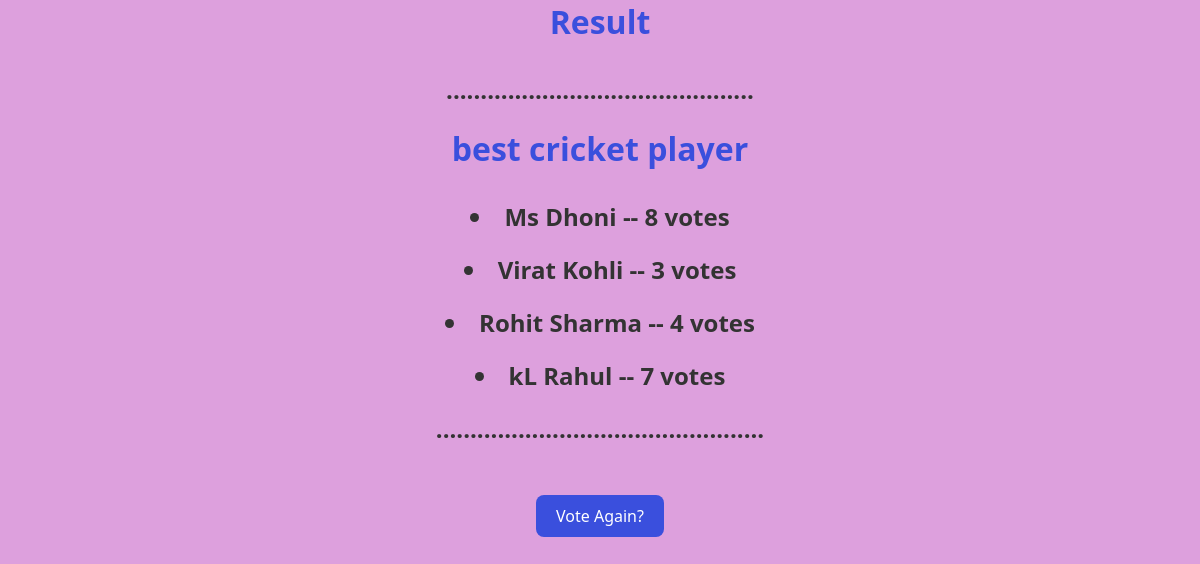
/polls/1/results/, run on an earlier commit of the app's database.
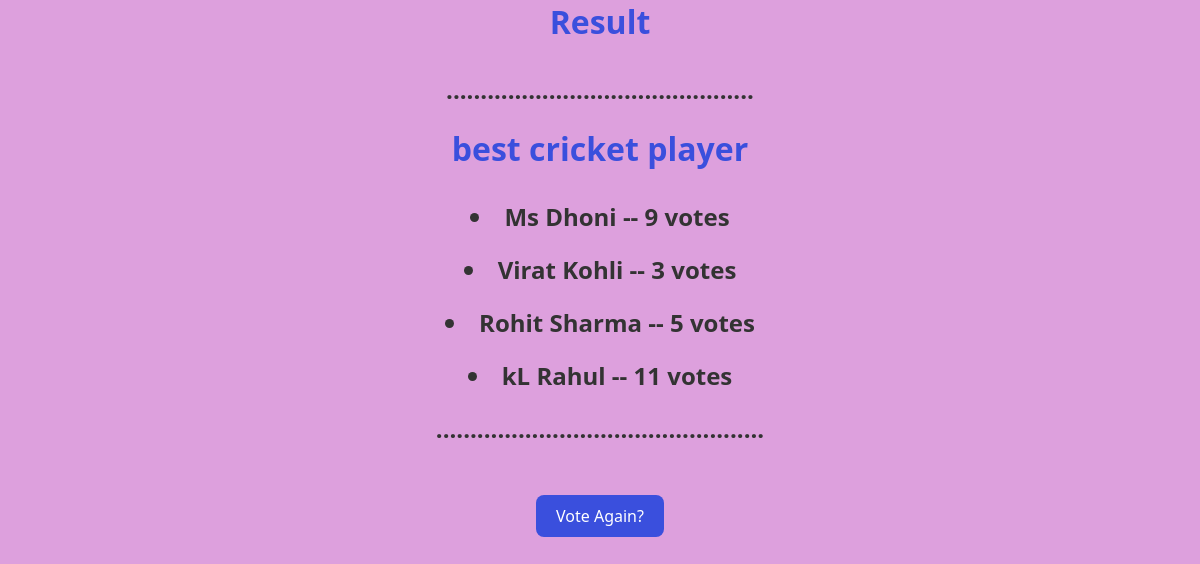
And on a later commit of the database.
### polls/models.py (models this page shows, shortened)
class Choice(models.Model):
    question = models.ForeignKey(Question, on_delete=models.CASCADE)
    choice_text = models.CharField(max_length=200)
    votes = models.IntegerField(default=0)

### polls/views.py (the view)
# urls.py: path("<int:pk>/results/", views.ResultsView.as_view(), name="results"),
class ResultsView(generic.DetailView):
    model = Question
    template_name = "polls/results.html"

### polls/templates/polls/results.html (shortened to what this page needs)
<html>
<head>
</head>
<body style="background-color:plum;">
     <h1>Result</h1><h2>.............................................</h2>
     <h1>{{ question.question_text }}</h1>
    {% for choice in question.choice_set.all %}
       <h2> <li>{{choice.choice_text }} -- {{ choice.votes }} vote{{ choice.votes|pluralize }}</li></h2>
    {% endfor %}
    <h2>................................................</h2>
        <a href="{% url 'polls:detail' question.id %}" class="vote-link">Vote Again?</a>
</body>
</html>

What changed in the data, as far as the page shows it:
changed Choice "Ms Dhoni": votes "8" → "9"
changed Choice "Rohit Sharma": votes "4" → "5"
changed Choice "kL Rahul": votes "7" → "11"
